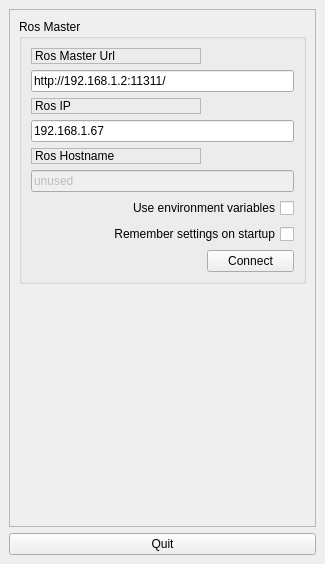
  <widget class="QDockWidget" name="dock_status">
   <property name="sizePolicy">
    <sizepolicy hsizetype="Minimum" vsizetype="Preferred">
     <horstretch>0</horstretch>
     <verstretch>0</verstretch>
    </sizepolicy>
   </property>
   <property name="minimumSize">
    <size>
     <width>325</width>
     <height>389</height>
    </size>
   </property>
   <property name="allowedAreas">
    <set>Qt::RightDockWidgetArea</set>
   </property>
   <property name="windowTitle">
    <string>Command Panel</string>
   </property>
   <attribute name="dockWidgetArea">
    <number>2</number>
   </attribute>
   <widget class="QWidget" name="dockWidgetContents_2">
    <layout class="QVBoxLayout" name="verticalLayout">
     <item>
      <widget class="QFrame" name="frame">
       <property name="sizePolicy">
        <sizepolicy hsizetype="Minimum" vsizetype="Preferred">
         <horstretch>0</horstretch>
         <verstretch>0</verstretch>
        </sizepolicy>
       </property>
       <property name="frameShape">
        <enum>QFrame::StyledPanel</enum>
       </property>
       <property name="frameShadow">
        <enum>QFrame::Raised</enum>
       </property>
       <layout class="QVBoxLayout" name="verticalLayout_3">
        <item>
         <widget class="QGroupBox" name="groupBox">
          <property name="title">
           <string>Ros Master</string>
          </property>
          <layout class="QGridLayout" name="gridLayout">
           <item row="8" column="0">
            <spacer name="horizontalSpacer">
             <property name="orientation">
              <enum>Qt::Horizontal</enum>
             </property>
             <property name="sizeHint" stdset="0">
              <size>
               <width>170</width>
               <height>21</height>
              </size>
             </property>
            </spacer>
           </item>
           <item row="7" column="0" colspan="2">
            <widget class="QCheckBox" name="checkbox_remember_settings">
             <property name="layoutDirection">
              <enum>Qt::RightToLeft</enum>
             </property>
             <property name="text">
              <string>Remember settings on startup</string>
             </property>
            </widget>
           </item>
           <item row="0" column="0">
            <widget class="QLabel" name="label">
             <property name="frameShape">
              <enum>QFrame::StyledPanel</enum>
             </property>
             <property name="frameShadow">
              <enum>QFrame::Raised</enum>
             </property>
             <property name="text">
              <string>Ros Master Url</string>
             </property>
            </widget>
           </item>
           <item row="1" column="0" colspan="2">
            <widget class="QLineEdit" name="line_edit_master">
             <property name="text">
              <string>http://192.168.1.2:11311/</string>
             </property>
            </widget>
           </item>
           <item row="3" column="0" colspan="2">
            <widget class="QLineEdit" name="line_edit_host">
             <property name="text">
              <string>192.168.1.67</string>
             </property>
            </widget>
           </item>
           <item row="5" column="0" colspan="2">
            <widget class="QLineEdit" name="line_edit_topic">
             <property name="enabled">
              <bool>false</bool>
             </property>
             <property name="text">
              <string>unused</string>
             </property>
            </widget>
           </item>
           <item row="8" column="1">
            <widget class="QPushButton" name="button_connect">
             <property name="enabled">
              <bool>true</bool>
             </property>
             <property name="sizePolicy">
              <sizepolicy hsizetype="MinimumExpanding" vsizetype="Fixed">
               <horstretch>0</horstretch>
               <verstretch>0</verstretch>
              </sizepolicy>
             </property>
             <property name="toolTip">
              <string>Set the target to the current joint trajectory state.</string>
             </property>
             <property name="statusTip">
              <string>Clear all waypoints and set the target to the current joint trajectory state.</string>
             </property>
             <property name="text">
              <string>Connect</string>
             </property>
            </widget>
           </item>
           <item row="6" column="0" colspan="2">
            <widget class="QCheckBox" name="checkbox_use_environment">
             <property name="layoutDirection">
              <enum>Qt::RightToLeft</enum>
             </property>
             <property name="text">
              <string>Use environment variables</string>
             </property>
            </widget>
           </item>
           <item row="4" column="0">
            <widget class="QLabel" name="label_3">
             <property name="frameShape">
              <enum>QFrame::StyledPanel</enum>
             </property>
             <property name="frameShadow">
              <enum>QFrame::Raised</enum>
             </property>
             <property name="text">
              <string>Ros Hostname</string>
             </property>
            </widget>
           </item>
           <item row="2" column="0">
            <widget class="QLabel" name="label_2">
             <property name="frameShape">
              <enum>QFrame::StyledPanel</enum>
             </property>
             <property name="frameShadow">
              <enum>QFrame::Raised</enum>
             </property>
             <property name="text">
              <string>Ros IP</string>
             </property>
            </widget>
           </item>
          </layout>
         </widget>
        </item>
        <item>
         <spacer name="verticalSpacer_3">
          <property name="orientation">
           <enum>Qt::Vertical</enum>
          </property>
          <property name="sizeHint" stdset="0">
           <size>
            <width>20</width>
            <height>233</height>
           </size>
          </property>
         </spacer>
        </item>
       </layout>
      </widget>
     </item>
     <item>
      <widget class="QPushButton" name="quit_button">
       <property name="sizePolicy">
        <sizepolicy hsizetype="MinimumExpanding" vsizetype="Fixed">
         <horstretch>0</horstretch>
         <verstretch>0</verstretch>
        </sizepolicy>
       </property>
       <property name="text">
        <string>Quit</string>
       </property>
      </widget>
     </item>
    </layout>
   </widget>
  </widget>
